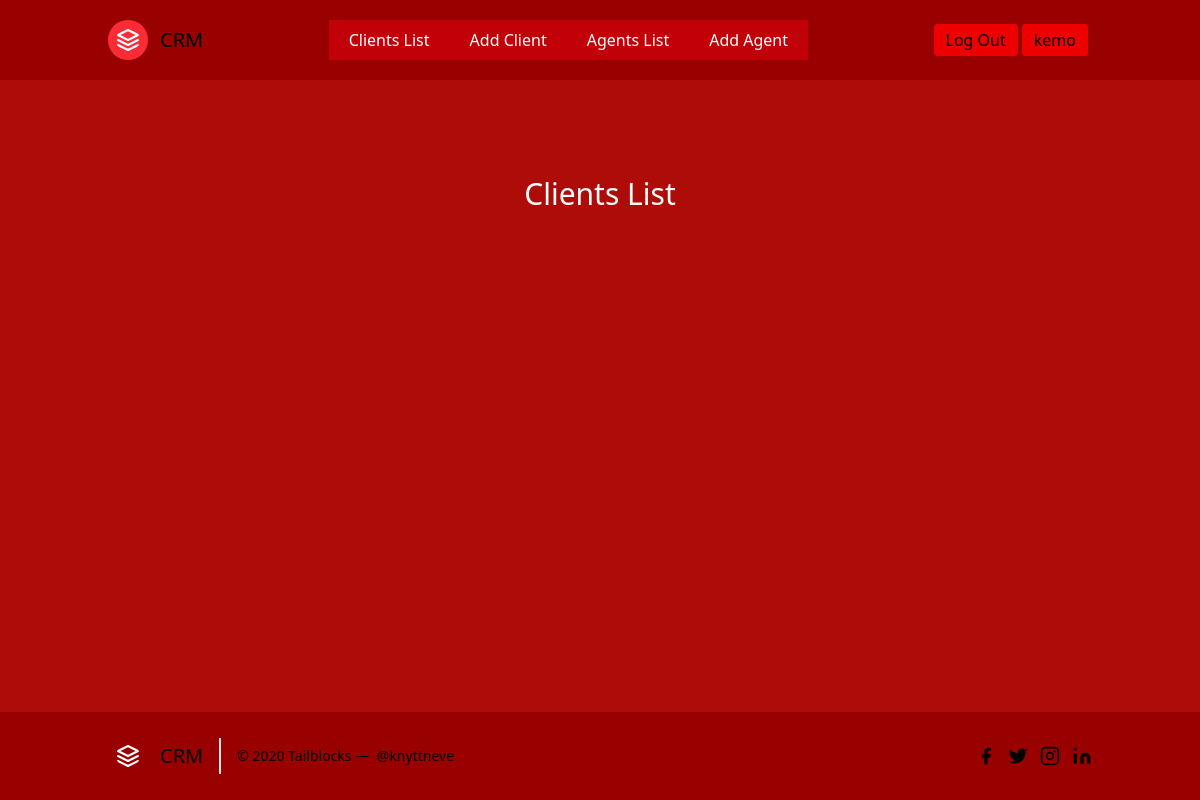
/leads/ (signed in), run on an earlier commit of the app's database.
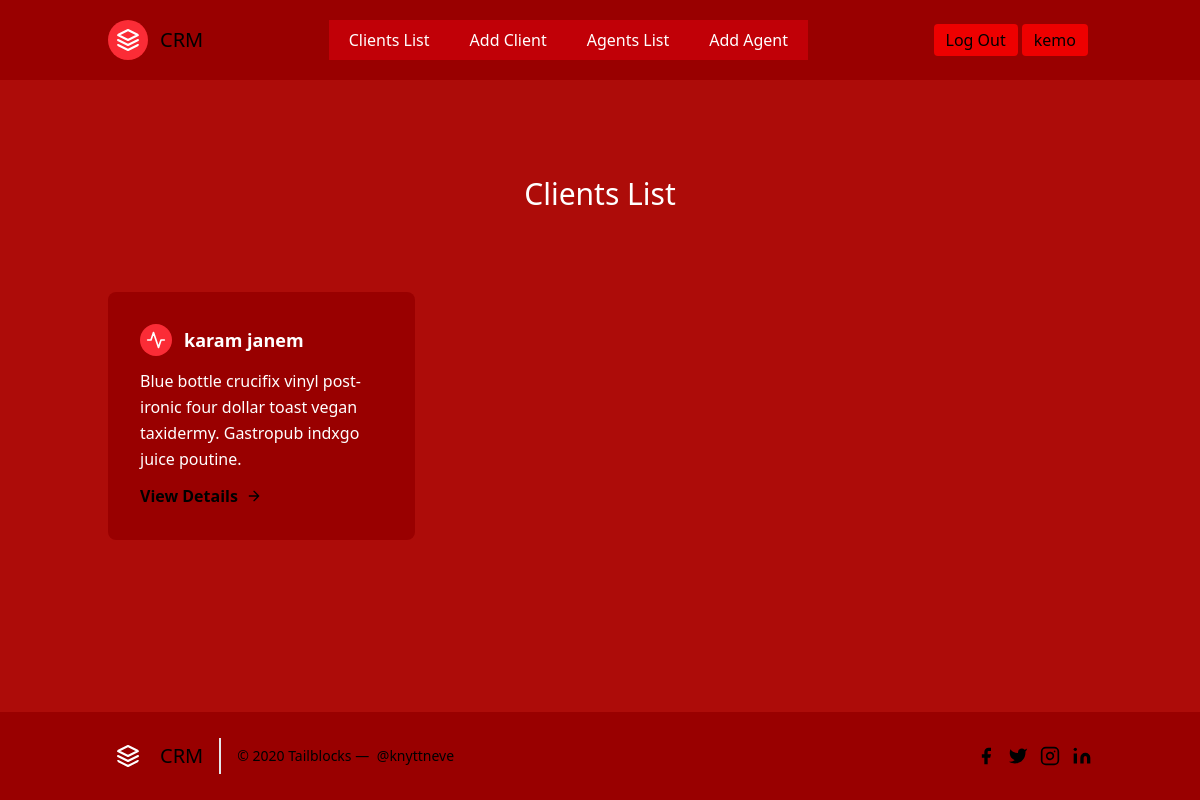
And on a later commit of the database.
### accounts/models.py (models this page shows, shortened)
class User(AbstractUser):
    is_organizor = models.BooleanField(default=True)
    is_agent = models.BooleanField(default=False)

### leads/models.py (models this page shows, shortened)
class Client(models.Model): #this class stores the records of clients
    source_options = (
        ('1', 'Internet'),
        ('2', 'Newsletter'),
        ('3', 'TV'),
        ('4', 'Other')
    )
    first_name = models.CharField(max_length=40)
    last_name = models.CharField(max_length=40)
    email = models.EmailField()
    source = models.CharField(max_length=50, choices=source_options)
    profile_picture = models.ImageField(blank=True, null=True)
    phoned = models.BooleanField(default=False)
    age = models.IntegerField(validators=[MinValueValidator(18), MaxValueValidator(120)])
    files = models.FileField(blank=True, null=True)
    agent = models.ForeignKey(Agent, on_delete=models.CASCADE)

### leads/views.py (the view)
# urls.py: path('', LeadListView.as_view(), name='lead-list'),
class LeadListView(LoginRequiredMixin, ListView):
    template_name = 'lead/lead_list.html'
    queryset = Client.objects.all()

### leads/templates/lead/lead_list.html
{% extends 'partials/base.html' %}
    {% block content %}
<section class="text-white body-font">
  <div class="container px-5 py-24 mx-auto"  >
    <div class="flex flex-col text-center w-full mb-20">
      <h1 class="sm:text-3xl text-2xl font-medium title-font text-white">Clients List</h1>
    </div>
    <div class="flex flex-wrap -m-4">
        {% for client in object_list %}
      <div class="p-4 md:w-1/3" >
        <div class="flex rounded-lg h-full p-8 flex-col" style="background-color:#990000">
          <div class="flex items-center mb-3">
            <div class="w-8 h-8 mr-3 inline-flex items-center justify-center rounded-full bg-red-500 text-white flex-shrink-0">
              <svg fill="none" stroke="currentColor" stroke-linecap="round" stroke-linejoin="round" stroke-width="2" class="w-5 h-5" viewBox="0 0 24 24" data-darkreader-inline-stroke="" style="--darkreader-inline-stroke: currentColor;">
                <path d="M22 12h-4l-3 9L9 3l-3 9H2"></path>
              </svg>
            </div>
            <h2 class="text-white text-lg title-font font-medium" style="font-weight:bold">{{client.first_name}} {{client.last_name}}
    </h2>
          </div>
          <div class="flex-grow">
            <p class="leading-relaxed text-base">Blue bottle crucifix vinyl post-ironic four dollar toast vegan taxidermy. Gastropub indxgo juice poutine.</p>
            <a href="{% url 'leads:lead-detail' client.pk %}" class="mt-3 text-black inline-flex items-center" style="font-weight:bold">View Details
              <svg fill="none" stroke="currentColor" stroke-linecap="round" stroke-linejoin="round" stroke-width="2" class="w-4 h-4 ml-2" viewBox="0 0 24 24" data-darkreader-inline-stroke="" style="--darkreader-inline-stroke: currentColor;">
                <path d="M5 12h14M12 5l7 7-7 7"></path>
              </svg>
            </a>
          </div>
        </div>
      </div>
          {% endfor %}
    </div>
  </div>
</section>
{% endblock %}

### leads/templates/partials/base.html (shortened to what this page needs)
<!doctype html>
<html>
  <head>
    <script src="https://unpkg.com/@tailwindcss/browser@4"></script>
  </head>
  <body>
    <div class="flex flex-col min-h-screen justify-between" style="background-color:#ad0c09">
    {% include 'partials/header.html' %}
      <main class="mb-auto h-10">
      {% block content %}
      {% endblock %}
      </main>
      {% include 'partials/footer.html' %}
    </div>
  </body>
</html>

### leads/templates/partials/header.html (shortened to what this page needs)
 <div class="header">
<header class="text-black-600 body-font" style="background-color:#990000">
  <div class="container mx-auto flex flex-wrap p-5 flex-col md:flex-row items-center">
    <a class="flex title-font font-medium items-center text-gray-900 mb-4 md:mb-0">
     <a href="{% url 'landing-page' %}"> </a>
      <span class="ml-3 text-xl">CRM</span>
    </a>
    {% if request.user.is_authenticated %}
    <nav class="md:ml-auto md:mr-auto flex flex-wrap items-center text-base justify-center">
          <a href="{% url 'leads:lead-list' %}"> <button class=" text-white bg-red-700 border-0 py-2 px-5  hover:bg-red-600 ">Clients List</button></a>
          <a href="{% url 'leads:lead-add' %}"> <button class=" text-white bg-red-700 border-0 py-2 px-5  hover:bg-red-600 ">Add Client</button></a>
    {% if request.user.is_organizor %}
        <a href="{% url 'agents:agent-list' %}"> <button class="  text-white bg-red-700 border-0 py-2 px-5  hover:bg-red-600 ">Agents List</button></a>
        <a href="{% url 'agents:agent-form' %}"> <button class="  text-white bg-red-700 border-0 py-2 px-5  hover:bg-red-600 ">Add Agent</button></a>
    {% endif %}
    </nav>
    <a href="{% url 'account_logout' %}"><button   class=" mr-1 inline-flex items-center border-0 py-1 px-3 focus:outline-none hover:bg-gray-200 rounded text-base mt-4 md:mt-0" style="background-color:#ee0000">Log Out
    </button></a>
    <a href="#"><button  class=" mr-1 inline-flex items-center border-0 py-1 px-3 focus:outline-none hover:bg-gray-200 rounded text-base mt-4 md:mt-0" style="background-color:#ee0000">{{ request.user.username }}
    </button></a>
    {% endif %}
  </div>
</header>
 </div>
<main width

### leads/templates/partials/footer.html (shortened to what this page needs)
<footer class=" text-black-600 body-font" style="background-color:#990000">
  <div class="container px-5 py-6 mx-auto flex items-center sm:flex-row flex-col" >
    <a class="flex title-font font-medium items-center md:justify-start justify-center text-black-900">
      <span class="ml-3 text-xl">CRM</span>
    </a>
    <p class="text-sm text-black-500 sm:ml-4 sm:pl-4 sm:border-l-2 sm:border-gray-200 sm:py-2 sm:mt-0 mt-4">© 2020 Tailblocks —
      <a href="https://twitter.com/knyttneve" class="text-black-600 ml-1" rel="noopener noreferrer" target="_blank">@knyttneve</a>
    </p>
    <span class="inline-flex sm:ml-auto sm:mt-0 mt-4 justify-center sm:justify-start">
      <a class="text-black-500">
        <svg fill="currentColor" stroke-linecap="round" stroke-linejoin="round" stroke-width="2" class="w-5 h-5" viewBox="0 0 24 24" data-darkreader-inline-fill="" style="--darkreader-inline-fill: currentColor;">
          <path d="M18 2h-3a5 5 0 00-5 5v3H7v4h3v8h4v-8h3l1-4h-4V7a1 1 0 011-1h3z"></path>
        </svg>
      </a>
      <a class="ml-3 text-black-500">
      </a>
      <a class="ml-3 text-black-500">
      </a>
      <a class="ml-3 text-black-500">
      </a>
    </span>
  </div>
</footer>

What changed in the data, as far as the page shows it:
added Client: first_name "karam", last_name "janem"
